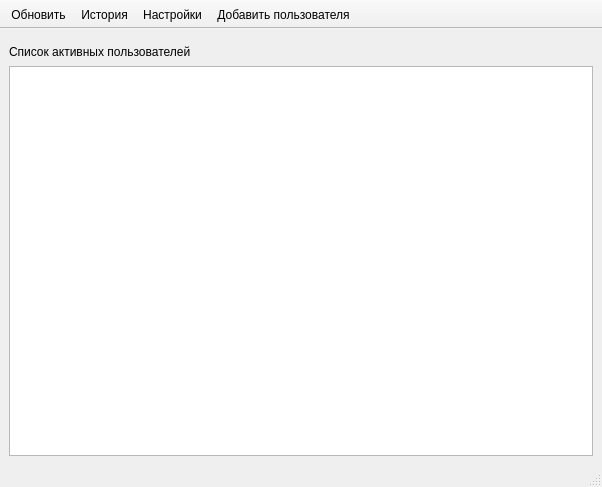
<?xml version="1.0" encoding="UTF-8"?>
<ui version="4.0">
 <class>MainWindow</class>
 <widget class="QMainWindow" name="MainWindow">
  <property name="geometry">
   <rect>
    <x>0</x>
    <y>0</y>
    <width>602</width>
    <height>487</height>
   </rect>
  </property>
  <property name="windowTitle">
   <string>Messaging Server alpha release</string>
  </property>
  <property name="windowIcon">
   <iconset>
    <normaloff>icons/settings-work-tool_16.png</normaloff>icons/settings-work-tool_16.png</iconset>
  </property>
  <property name="styleSheet">
   <string notr="true"/>
  </property>
  <property name="iconSize">
   <size>
    <width>16</width>
    <height>16</height>
   </size>
  </property>
  <widget class="QWidget" name="centralwidget">
   <layout class="QGridLayout" name="gridLayout">
    <item row="0" column="0">
     <widget class="QSplitter" name="splitter">
      <property name="sizePolicy">
       <sizepolicy hsizetype="Minimum" vsizetype="Minimum">
        <horstretch>0</horstretch>
        <verstretch>0</verstretch>
       </sizepolicy>
      </property>
      <property name="frameShape">
       <enum>QFrame::NoFrame</enum>
      </property>
      <property name="frameShadow">
       <enum>QFrame::Plain</enum>
      </property>
      <property name="lineWidth">
       <number>1</number>
      </property>
      <property name="orientation">
       <enum>Qt::Vertical</enum>
      </property>
      <property name="handleWidth">
       <number>0</number>
      </property>
      <property name="childrenCollapsible">
       <bool>true</bool>
      </property>
      <widget class="QLabel" name="lblUser">
       <property name="text">
        <string>Список активных пользователей</string>
       </property>
      </widget>
      <widget class="QTableView" name="active_users"/>
     </widget>
    </item>
   </layout>
  </widget>
  <widget class="QMenuBar" name="menubar">
   <property name="geometry">
    <rect>
     <x>0</x>
     <y>0</y>
     <width>602</width>
     <height>25</height>
    </rect>
   </property>
  </widget>
  <widget class="QStatusBar" name="statusbar"/>
  <widget class="QToolBar" name="toolBar">
   <property name="sizePolicy">
    <sizepolicy hsizetype="Fixed" vsizetype="Fixed">
     <horstretch>0</horstretch>
     <verstretch>0</verstretch>
    </sizepolicy>
   </property>
   <property name="windowTitle">
    <string>toolBar</string>
   </property>
   <property name="movable">
    <bool>false</bool>
   </property>
   <attribute name="toolBarArea">
    <enum>TopToolBarArea</enum>
   </attribute>
   <attribute name="toolBarBreak">
    <bool>false</bool>
   </attribute>
   <addaction name="action_refresh"/>
   <addaction name="action_history"/>
   <addaction name="action_config"/>
   <addaction name="action_add_user"/>
  </widget>
  <action name="action_refresh">
   <property name="icon">
    <iconset>
     <normaloff>icons/refresh-button_16.png</normaloff>icons/refresh-button_16.png</iconset>
   </property>
   <property name="text">
    <string>Обновить</string>
   </property>
   <property name="shortcut">
    <string>Ctrl+R</string>
   </property>
  </action>
  <action name="action_history">
   <property name="icon">
    <iconset>
     <normaloff>icons/history-clock-button_16.png</normaloff>icons/history-clock-button_16.png</iconset>
   </property>
   <property name="text">
    <string>История</string>
   </property>
   <property name="toolTip">
    <string>История сообщений</string>
   </property>
   <property name="shortcut">
    <string>Ctrl+H</string>
   </property>
  </action>
  <action name="action_config">
   <property name="icon">
    <iconset>
     <normaloff>icons/settings.png</normaloff>icons/settings.png</iconset>
   </property>
   <property name="text">
    <string>Настройки</string>
   </property>
   <property name="toolTip">
    <string>Настройки сервера</string>
   </property>
   <property name="shortcut">
    <string>Ctrl+S</string>
   </property>
  </action>
  <action name="action_add_user">
   <property name="icon">
    <iconset>
     <normaloff>icons/new-user.png</normaloff>icons/new-user.png</iconset>
   </property>
   <property name="text">
    <string>Добавить пользователя</string>
   </property>
   <property name="toolTip">
    <string>Добавить пользователя</string>
   </property>
   <property name="shortcut">
    <string>Ctrl+I</string>
   </property>
  </action>
 </widget>
 <resources>
  <include location="res_icons.qrc"/>
 </resources>
 <connections/>
</ui>
